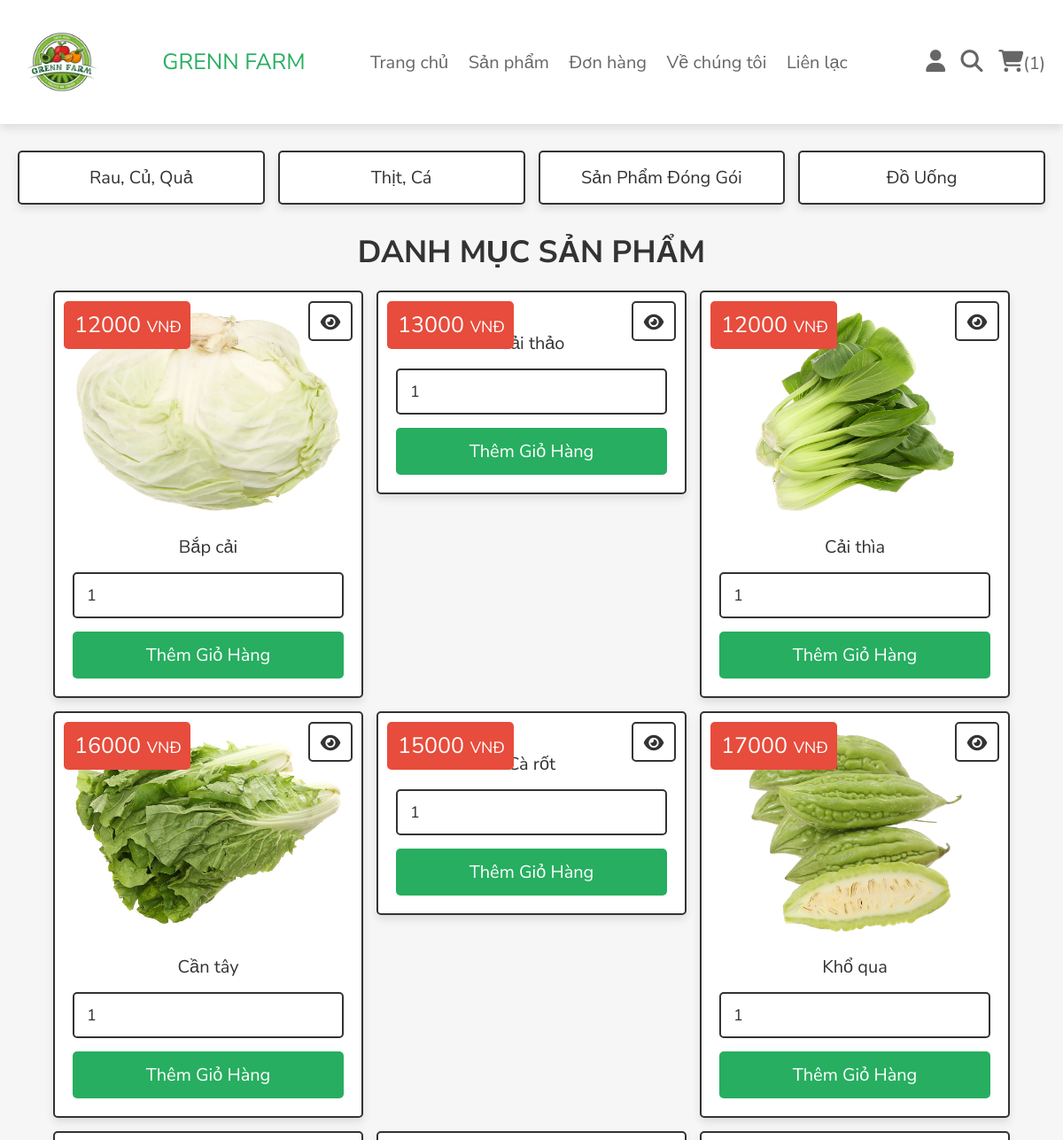
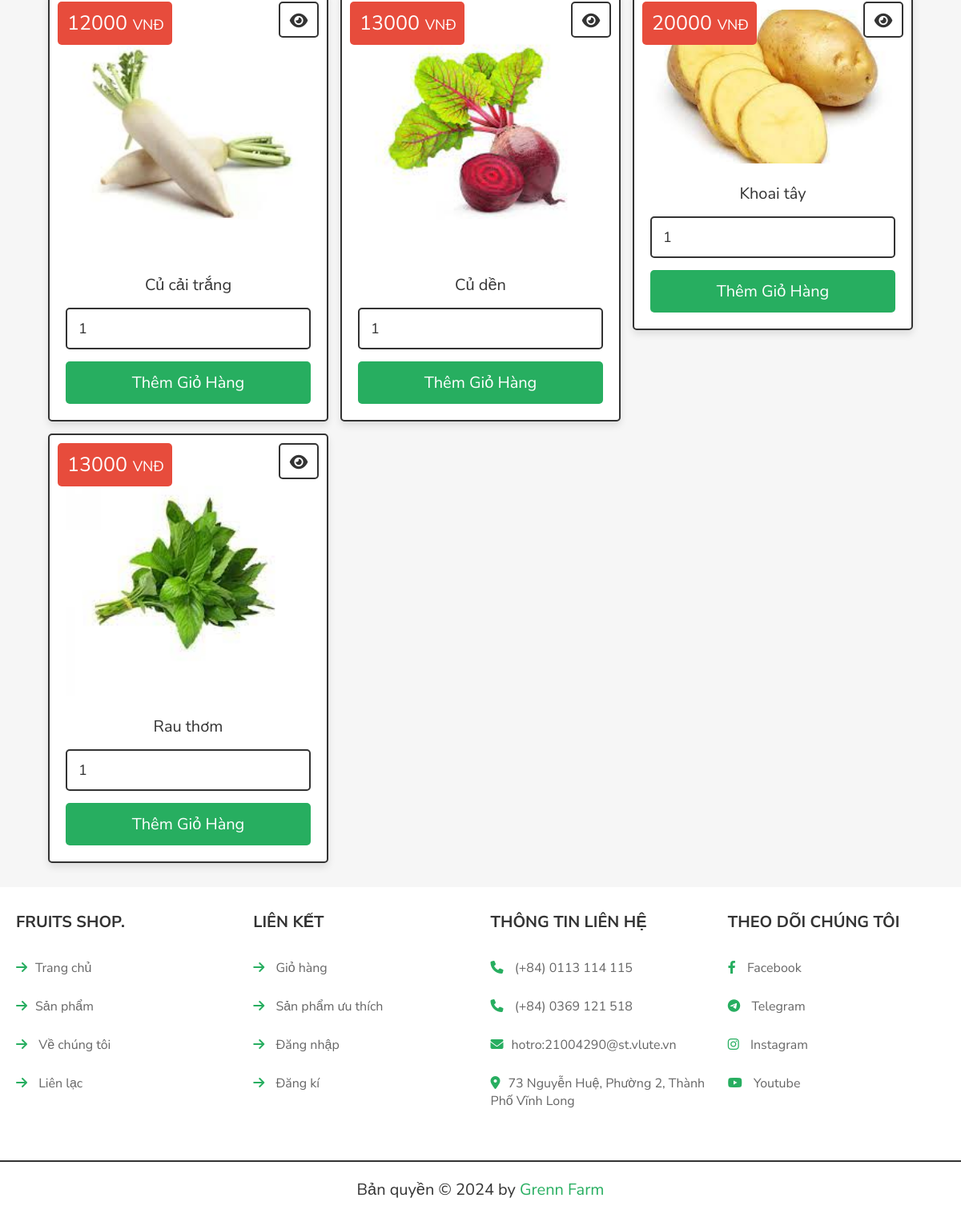
The page /category.php?category=rau (signed in) on the database its author committed (2 pictures, top to bottom).
### tables this page shows
CREATE TABLE `products` (
  `id` int(100) NOT NULL,
  `name` varchar(100) NOT NULL,
  `category` varchar(20) NOT NULL,
  `details` varchar(500) NOT NULL,
  `price` int(100) NOT NULL,
  `image` varchar(100) NOT NULL
);

### category.php (the view, shortened to what this page needs)
<?php
include 'config.php';
?>
<!DOCTYPE html>
<html lang="en">
<head>
   <link rel="stylesheet" href="https://cdnjs.cloudflare.com/ajax/libs/font-awesome/6.1.1/css/all.min.css">
   <link rel="stylesheet" href="css/style.css">
</head>
<body>
<?php include 'header.php'; ?>
<?php include 'menusp.php'; ?>
<section class="products">
   <h1 class="title">Danh mục sản phẩm</h1>
   <div class="box-container">
   <?php
      $category_name = $_GET['category'];
      $select_products = $conn->prepare("SELECT * FROM `products` WHERE category = ?");
      $select_products->execute([$category_name]);
      if($select_products->rowCount() > 0){
         while($fetch_products = $select_products->fetch(PDO::FETCH_ASSOC)){
   ?>
   <form action="" class="box" method="POST">
      <div class="price"><span><?= $fetch_products['price']; ?></span> VNĐ</div>
      <a href="view_page.php?pid=<?= $fetch_products['id']; ?>" class="fas fa-eye"></a>
      <img src="uploaded_img/<?= $fetch_products['image']; ?>" alt="">
      <div class="name"><?= $fetch_products['name']; ?></div>
      <input type="number" min="1" value="1" name="p_qty" class="qty">
      <input type="submit" value="Thêm giỏ hàng" class="btn" name="add_to_cart">
   </form>
   <?php
         }
      }else{
         echo '<p class="empty">Không có sản phẩm nào!</p>';
      }
   ?>
   </div>
</section>
<?php include 'footer.php'; ?>
</body>
</html>

### css/style.css (style rules this page uses)
.products .box-container { display: grid; grid-template-columns: repeat(auto-fit, 35rem); gap:1.5rem; justify-content: center; align-items: flex-start; }
.products .box-container .box { padding:2rem; text-align: center; border:var(--border); background-color: var(--white); box-shadow: var(--box-shadow); border-radius: .5rem; position: relative; }
.products .box-container .box .price { position: absolute; top:1rem; left:1rem; padding:1rem; border-radius: .5rem; background-color: var(--red); font-size: 1.8rem; color:var(--white); }
.products .box-container .box .price span { font-size: 2.5rem; color:var(--white); margin:0 .2rem; }
.products .box-container .box .fa-eye { position: absolute; top:1rem; right:1rem; border-radius: .5rem; height: 4.5rem; line-height: 4.3rem; width: 5rem; border:var(--border); color:var(--black); font-size: 2rem; background-color: var(--white); }
.products .box-container .box img { width: 100%; margin-bottom: 1rem; }
.products .box-container .box .name { font-size: 2rem; color:var(--black); padding:1rem 0; }
.products .box-container .box .qty { margin:.5rem 0; border-radius: .5rem; padding:1.2rem 1.4rem; font-size: 1.8rem; color:var(--black); border:var(--border); width: 100%; }

### css/components.css (style rules this page uses)
:root { --green:#27ae60; --orange:#f39c12; --red:#e74c3c; --black:#333; --light-color:#666; --white:#fff; --light-bg:#f6f6f6; --border:.2rem solid var(--black); --box-shadow:0 .5rem 1rem rgba(0,0,0,.1); }
* { font-family: 'Nunito Sans', sans-serif; margin:0; padding:0; box-sizing: border-box; outline: none; border:none; text-decoration: none; color:var(--black); }
body { background-color: var(--light-bg); }
html { font-size: 62.5%; overflow-x: hidden; scroll-behavior: smooth; scroll-padding-top: 6.5rem; }
section { padding:3rem 2rem; max-width: 1200px; margin:0 auto; }
.btn, .delete-btn, .option-btn { display: block; width: 100%; margin-top: 1rem; border-radius: .5rem; color:var(--white); font-size: 2rem; padding:1.3rem 3rem; text-transform: capitalize; cursor: pointer; text-align: center; }
.btn { background-color: var(--green); }
.title { text-align: center; margin-bottom: 2rem; text-transform: uppercase; color:var(--black); font-size: 3.5rem; }

### rows shown on the page
products: price "12000", image (picture), name "Bắp cải"
products: price "13000", name "Cải thảo"
products: price "12000", image (picture), name "Cải thìa"
products: price "16000", image (picture), name "Cần tây"
products: price "15000", name "Cà rốt"
products: price "17000", image (picture), name "Khổ qua"
products: price "12000", image (picture), name "Củ cải trắng"
products: price "13000", image (picture), name "Củ dền"
products: price "20000", image (picture), name "Khoai tây"
products: price "13000", image (picture), name "Rau thơm"

### other values the page prints
$count_cart_items->rowCount() "1"
